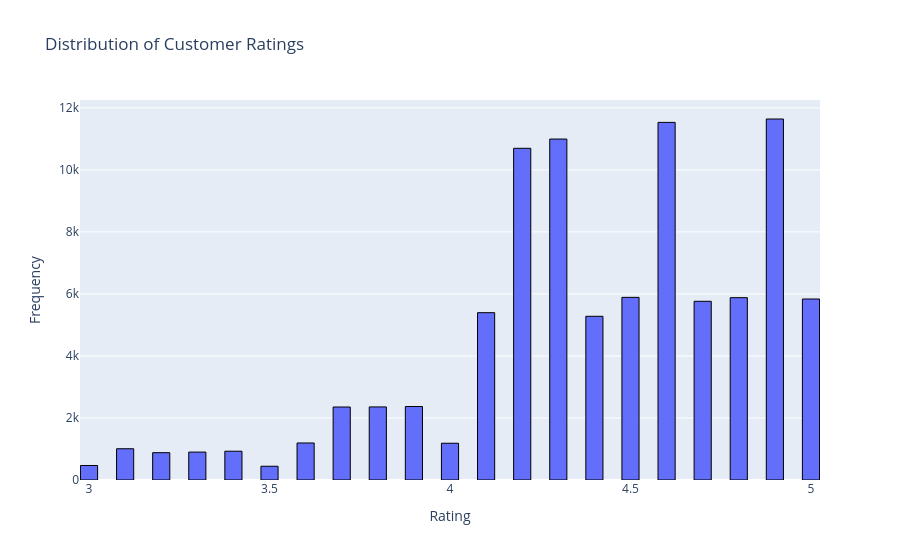
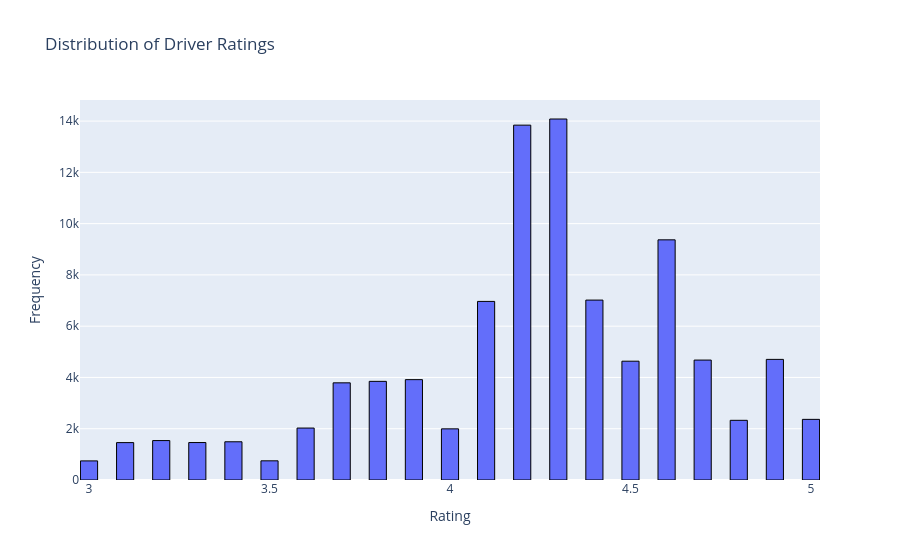

Notebook source saved alongside these figures, in order:
### Code cell
# Customer Ratings
fig1 = px.histogram(
    ride_data,
    x='Customer Rating',
    nbins=50,
    title='Distribution of Customer Ratings'
)
fig1.update_traces(marker=dict(line=dict(color='black', width=1)))
fig1.update_layout(
    xaxis_title='Rating',
    yaxis_title='Frequency',
    bargap=0.05
)
fig1.show()

# Driver Ratings
fig2 = px.histogram(
    ride_data,
    x='Driver Ratings',
    nbins=50,
    title='Distribution of Driver Ratings'
)
fig2.update_traces(marker=dict(line=dict(color='black', width=1)))
fig2.update_layout(
    xaxis_title='Rating',
    yaxis_title='Frequency',
    bargap=0.05
)
fig2.show()

### Figure 1 — Plotly figure (JSON) as saved in the notebook; plotly's stock layout.template omitted (floating-point values rounded to 4 significant figures; data arrays with more than 128 entries replaced by an {"elided": "..."} marker saying what was removed)
{"data": [{"bingroup": "x", "hovertemplate": "Customer Rating=%{x}<br>count=%{y}<extra></extra>", "legendgroup": "", "marker": {"color": "#636efa", "line": {"color": "black", "width": 1}, "pattern": {"shape": ""}}, "name": "", "nbinsx": 50, "orientation": "v", "showlegend": false, "type": "histogram", "x": {"elided": "150000 float values"}, "xaxis": "x", "yaxis": "y"}], "layout": {"bargap": 0.05, "barmode": "relative", "legend": {"tracegroupgap": 0}, "title": {"text": "Distribution of Customer Ratings"}, "xaxis": {"anchor": "y", "domain": [0, 1], "title": {"text": "Rating"}}, "yaxis": {"anchor": "x", "domain": [0, 1], "title": {"text": "Frequency"}}}}

### Figure 2 — Plotly figure (JSON) as saved in the notebook; plotly's stock layout.template omitted (floating-point values rounded to 4 significant figures; data arrays with more than 128 entries replaced by an {"elided": "..."} marker saying what was removed)
{"data": [{"bingroup": "x", "hovertemplate": "Driver Ratings=%{x}<br>count=%{y}<extra></extra>", "legendgroup": "", "marker": {"color": "#636efa", "line": {"color": "black", "width": 1}, "pattern": {"shape": ""}}, "name": "", "nbinsx": 50, "orientation": "v", "showlegend": false, "type": "histogram", "x": {"elided": "150000 float values"}, "xaxis": "x", "yaxis": "y"}], "layout": {"bargap": 0.05, "barmode": "relative", "legend": {"tracegroupgap": 0}, "title": {"text": "Distribution of Driver Ratings"}, "xaxis": {"anchor": "y", "domain": [0, 1], "title": {"text": "Rating"}}, "yaxis": {"anchor": "x", "domain": [0, 1], "title": {"text": "Frequency"}}}}
